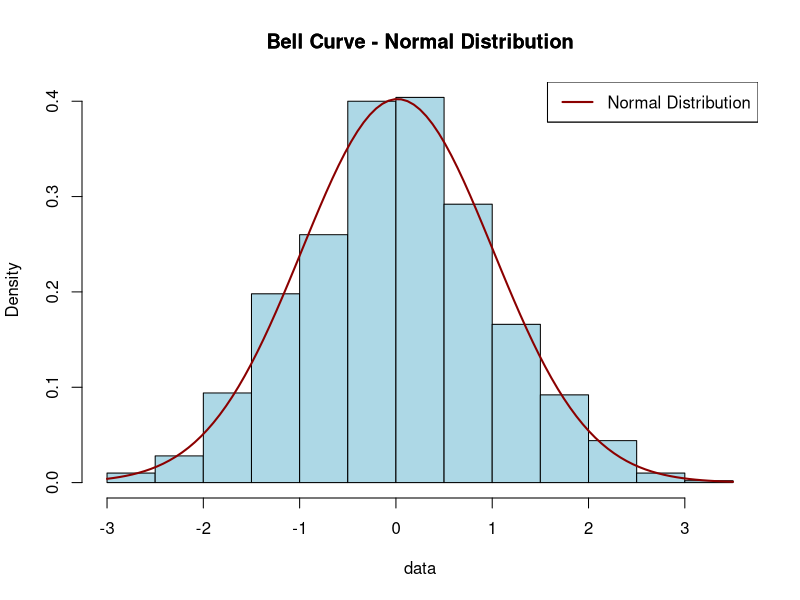

Here is the R script that generated this plot:
# Set seed for reproducibility
set.seed(123)

# Generate random data from a normal distribution
data <- rnorm(1000, mean = 0, sd = 1)

# Create a histogram
hist(data, probability = TRUE, col = "lightblue", main = "Bell Curve - Normal Distribution")

# Add a bell curve using the curve function
curve(dnorm(x, mean = mean(data), sd = sd(data)), col = "darkred", lwd = 2, add = TRUE)

# Add labels and legend
xlabel <- "Value"
ylabel <- "Density"
title <- "Bell Curve - Normal Distribution"
legend("topright", legend = "Normal Distribution", col = "darkred", lwd = 2)

# Add labels to the plot
title(main = title)
xlabel <- "Value"
ylabel <- "Density"
title <- "Bell Curve - Normal Distribution"
legend("topright", legend = "Normal Distribution", col = "darkred", lwd = 2)

